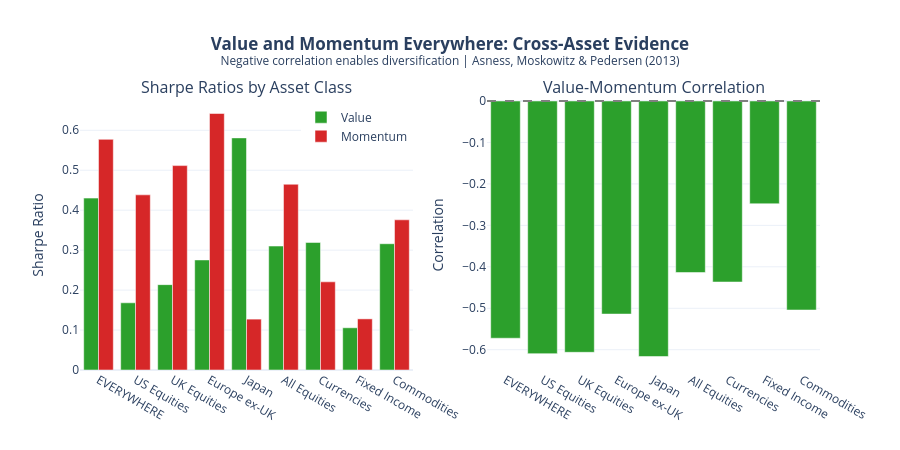

The cell this chart's notebook holds for it:
### Code cell
if vme is not None and "vme_stats" in dir() and vme_stats:
    fig.show()

### Figure 1 — Plotly figure (JSON) as saved in the notebook; plotly's stock layout.template omitted (floating-point values rounded to 4 significant figures)
{"data": [{"marker": {"color": "#2ca02c"}, "name": "Value", "type": "bar", "x": ["EVERYWHERE", "US Equities", "UK Equities", "Europe ex-UK", "Japan", "All Equities", "Currencies", "Fixed Income", "Commodities"], "xaxis": "x", "y": [0.4302, 0.1682, 0.2137, 0.2754, 0.581, 0.3102, 0.3192, 0.1057, 0.316], "yaxis": "y"}, {"marker": {"color": "#d62728"}, "name": "Momentum", "type": "bar", "x": ["EVERYWHERE", "US Equities", "UK Equities", "Europe ex-UK", "Japan", "All Equities", "Currencies", "Fixed Income", "Commodities"], "xaxis": "x", "y": [0.5772, 0.4384, 0.5116, 0.642, 0.1274, 0.4649, 0.2207, 0.128, 0.3759], "yaxis": "y"}, {"marker": {"color": ["#2ca02c", "#2ca02c", "#2ca02c", "#2ca02c", "#2ca02c", "#2ca02c", "#2ca02c", "#2ca02c", "#2ca02c"]}, "name": "Correlation", "showlegend": false, "type": "bar", "x": ["EVERYWHERE", "US Equities", "UK Equities", "Europe ex-UK", "Japan", "All Equities", "Currencies", "Fixed Income", "Commodities"], "xaxis": "x2", "y": [-0.5723, -0.6094, -0.6062, -0.514, -0.6163, -0.4137, -0.4367, -0.2479, -0.5042], "yaxis": "y2"}], "layout": {"annotations": [{"font": {"size": 16}, "showarrow": false, "text": "Sharpe Ratios by Asset Class", "x": 0.225, "xanchor": "center", "xref": "paper", "y": 1.0, "yanchor": "bottom", "yref": "paper"}, {"font": {"size": 16}, "showarrow": false, "text": "Value-Momentum Correlation", "x": 0.775, "xanchor": "center", "xref": "paper", "y": 1.0, "yanchor": "bottom", "yref": "paper"}], "barmode": "group", "height": 450, "legend": {"x": 0.45, "xanchor": "right", "y": 0.99, "yanchor": "top"}, "shapes": [{"line": {"color": "gray", "dash": "dash"}, "type": "line", "x0": 0, "x1": 1, "xref": "x2 domain", "y0": 0, "y1": 0, "yref": "y2"}], "title": {"text": "<b>Value and Momentum Everywhere: Cross-Asset Evidence</b><br><sup>Negative correlation enables diversification | Asness, Moskowitz & Pedersen (2013)</sup>", "x": 0.5}, "xaxis": {"anchor": "y", "domain": [0.0, 0.45]}, "xaxis2": {"anchor": "y2", "domain": [0.55, 1.0]}, "yaxis": {"anchor": "x", "domain": [0.0, 1.0], "title": {"text": "Sharpe Ratio"}}, "yaxis2": {"anchor": "x2", "domain": [0.0, 1.0], "title": {"text": "Correlation"}}}}
